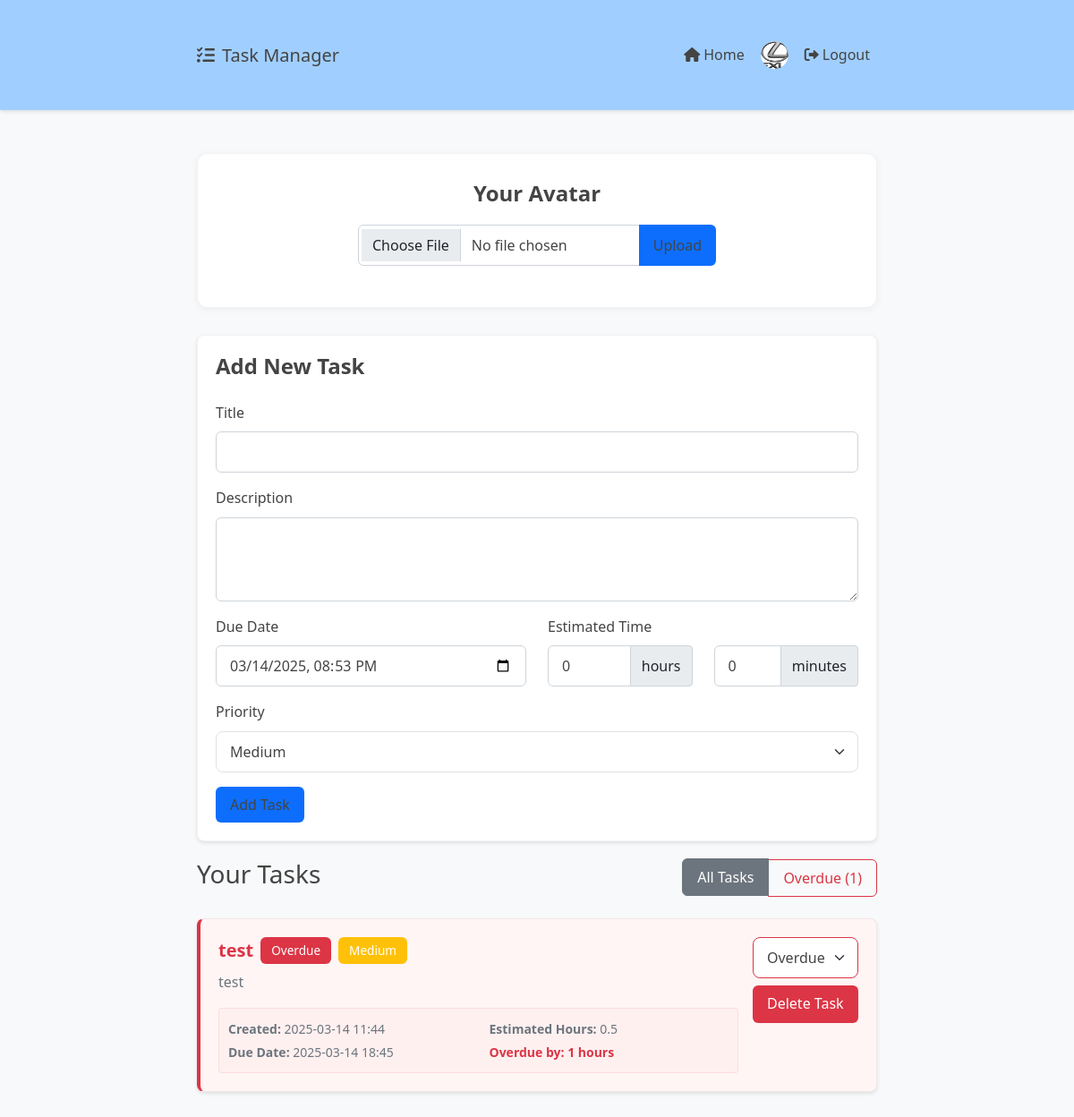
The page / (signed in) on the database as committed earlier.
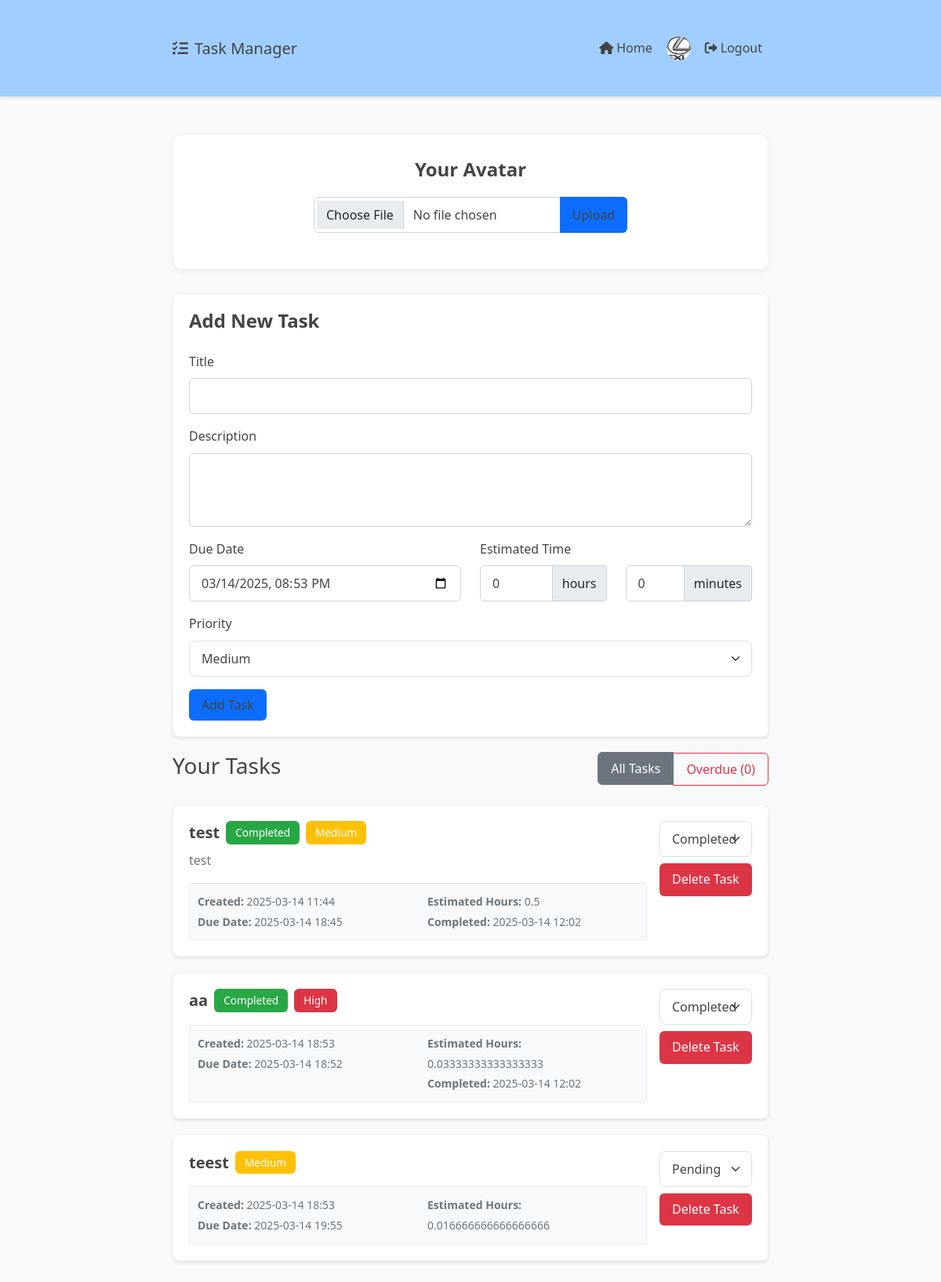
The same page on the database as committed later.
### app.py (models this page shows)
class User(UserMixin, db.Model):
    id = db.Column(db.Integer, primary_key=True)
    username = db.Column(db.String(80), unique=True, nullable=False)
    password_hash = db.Column(db.String(120), nullable=False)
    role = db.Column(db.String(20), nullable=False, default='user')
    avatar_path = db.Column(db.String(200))
    tasks = db.relationship('Task', backref='user', lazy=True)

class Task(db.Model):
    id = db.Column(db.Integer, primary_key=True)
    title = db.Column(db.String(100), nullable=False)
    description = db.Column(db.Text)
    status = db.Column(db.String(20), default='pending')
    created_at = db.Column(db.DateTime, default=datetime.utcnow)
    due_date = db.Column(db.DateTime, nullable=False)
    finished_at = db.Column(db.DateTime)
    estimated_hours = db.Column(db.Float, nullable=False, default=1.0)
    priority = db.Column(db.String(20), default='medium')
    user_id = db.Column(db.Integer, db.ForeignKey('user.id'), nullable=False)
    @property
    def priority_color(self):
        return {
            'low': 'info',
            'medium': 'warning',
            'high': 'danger'
        }.get(self.priority, 'secondary')
    @property
    def current_status(self):
        if self.status == 'completed':
            return 'completed'
        elif self.due_date < datetime.now() and self.status != 'completed':
            return 'overdue'
        elif self.status == 'in_progress':
            return 'in_progress'
        else:
            return 'pending'

### app.py (the view)
@app.route('/')
@login_required
def index():
    tasks = Task.query.filter_by(user_id=current_user.id).all()
    now = datetime.now()
    overdue_tasks = Task.query.filter(
        Task.user_id == current_user.id,
        Task.status != 'completed',
        Task.due_date < now
    ).all()
    critical_overdue = [] # Trễ > 24h
    today_overdue = []   # Trễ < 24h
    for task in overdue_tasks:
        hours_overdue = (now - task.due_date).total_seconds() / 3600
        if hours_overdue > 24:
            critical_overdue.append(task)
        else:
            today_overdue.append(task)
    overdue_stats = {
        'total': len(overdue_tasks),
        'critical': len(critical_overdue),
        'today': len(today_overdue)
    }
    return render_template('index.html',
                         tasks=tasks,
                         overdue_stats=overdue_stats,
                         critical_overdue=critical_overdue,
                         today_overdue=today_overdue,
                         now=now)

### templates/index.html (shortened to what this page needs)
{% extends "base.html" %}
{% block content %}
<div class="container py-4">
    <div class="row">
        <div class="col-12">
            <div class="avatar-section">
                <h3>Your Avatar</h3>
                <form action="{{ url_for('upload_avatar') }}" method="post" enctype="multipart/form-data">
                    <div class="input-group mb-3">
                        <input type="file" class="form-control" name="avatar" accept="image/*" required>
                        <button class="btn btn-primary" type="submit">Upload</button>
                    </div>
                </form>
            </div>
            <div class="task-card">
                <h3>Add New Task</h3>
                <form action="{{ url_for('add_task') }}" method="post">
                    <div class="mb-3">
                        <label for="title" class="form-label">Title</label>
                        <input type="text" class="form-control" id="title" name="title" required>
                    </div>
                    <div class="mb-3">
                        <label for="description" class="form-label">Description</label>
                        <textarea class="form-control" id="description" name="description" rows="3"></textarea>
                    </div>
                    <div class="row">
                        <div class="col-md-6 mb-3">
                            <label for="due_date" class="form-label">Due Date</label>
                            <input type="datetime-local" class="form-control" id="due_date" name="due_date" required>
                        </div>
                        <div class="col-md-6 mb-3">
                            <label class="form-label">Estimated Time</label>
                            <div class="row">
                                <div class="col-6">
                                    <div class="input-group">
                                        <input type="number" class="form-control" id="hours" name="hours"
                                               min="0" value="0" required>
                                        <span class="input-group-text">hours</span>
                                    </div>
                                </div>
                                <div class="col-6">
                                    <div class="input-group">
                                        <input type="number" class="form-control" id="minutes" name="minutes"
                                               min="0" max="59" value="0" required>
                                        <span class="input-group-text">minutes</span>
                                    </div>
                                </div>
                            </div>
                        </div>
                    </div>
                    <div class="mb-3">
                        <label for="priority" class="form-label">Priority</label>
                        <select class="form-select" id="priority" name="priority" required>
                            <option value="medium" selected>Medium</option>
                        </select>
                    </div>
                    <button type="submit" class="btn btn-primary">Add Task</button>
                </form>
            </div>
            <div id="tasks-section">
                <div class="d-flex justify-content-between align-items-center mb-4">
                    <h3>Your Tasks</h3>
                    <div class="btn-group">
                        <button type="button" class="btn btn-outline-secondary active" data-filter="all">
                            All Tasks
                        </button>
                        <button type="button" class="btn btn-outline-danger" data-filter="overdue">
                            Overdue ({{ overdue_stats.total }})
                        </button>
                    </div>
                </div>
                {% for task in tasks %}
                <div class="task-card {% if task.status != 'completed' and task.due_date < now %}task-overdue{% endif %}">
                    <div class="d-flex justify-content-between align-items-start">
                        <div class="flex-grow-1">
                            <div class="d-flex align-items-center gap-2 mb-2">
                                <h5 class="mb-0">{{ task.title }}</h5>
                                {% if task.status != 'completed' and task.due_date < now %}
                                    <span class="badge bg-danger">Overdue</span>
                                {% endif %}
                                {% if task.status == 'completed' %}
                                    <span class="badge bg-success">Completed</span>
                                {% endif %}
                                <span class="badge bg-{{ task.priority_color }}">{{ task.priority|title }}</span>
                            </div>
                            <p class="text-muted mb-3">{{ task.description }}</p>
                            <div class="task-info">
                                <div class="row">
                                    <div class="col-md-6">
                                        <small class="text-muted">
                                            <strong>Created:</strong> {{ task.created_at.strftime('%Y-%m-%d %H:%M') }}<br>
                                            <strong>Due Date:</strong> {{ task.due_date.strftime('%Y-%m-%d %H:%M') }}
                                        </small>
                                    </div>
                                    <div class="col-md-6">
                                        <small class="text-muted">
                                            <strong>Estimated Hours:</strong> {{ task.estimated_hours }}<br>
                                            {% if task.due_date < now and task.status != 'completed' %}
                                                <strong class="text-danger">
                                                    Overdue by: {{ ((now - task.due_date).total_seconds() / 3600)|round|int }} hours
                                                </strong>
                                            {% endif %}
                                            {% if task.finished_at %}
                                                <strong>Completed:</strong> {{ task.finished_at.strftime('%Y-%m-%d %H:%M') }}
                                            {% endif %}
                                        </small>
                                    </div>
                                </div>
                            </div>
                        </div>
                        <div class="d-flex flex-column gap-2 ms-3">
                            <form action="{{ url_for('update_task_status', task_id=task.id) }}" method="post">
                                <select name="status" class="form-select {% if task.current_status == 'overdue' %}border-danger{% endif %}"
                                        onchange="this.form.submit()">
                                    <option value="pending" {% if task.status == 'pending' and task.current_status != 'overdue' %}selected{% endif %}>Pending</option>
                                    <option value="completed" {% if task.status == 'completed' %}selected{% endif %}>Completed</option>
                                    {% if task.current_status == 'overdue' and task.status != 'completed' %}
                                        <option value="overdue" selected>Overdue</option>
                                    {% endif %}
                                </select>
                            </form>
                            <form action="{{ url_for('delete_task', task_id=task.id) }}" method="post"
                                  onsubmit="return confirm('Are you sure you want to delete this task?');">
                                <button type="submit" class="delete-task">Delete Task</button>
                            </form>
                        </div>
                    </div>
                </div>
                {% else %}
                <div class="task-card">
                    <p class="text-muted text-center">No tasks yet. Add your first task above!</p>
                </div>
                {% endfor %}
            </div>
        </div>
    </div>
</div>
{% endblock %}

### templates/base.html (shortened to what this page needs)
<!DOCTYPE html>
<html lang="en">
<head>
    <link href="https://cdn.jsdelivr.net/npm/bootstrap@5.1.3/dist/css/bootstrap.min.css" rel="stylesheet">
    <link href="https://cdnjs.cloudflare.com/ajax/libs/font-awesome/6.0.0/css/all.min.css" rel="stylesheet">
    <link rel="stylesheet" href="{{ url_for('static', filename='css/style.css') }}">
</head>
<body>
    <nav class="navbar navbar-expand-lg">
        <div class="container">
            <a class="navbar-brand" href="{{ url_for('index') }}">
                <i class="fas fa-tasks me-2"></i>Task Manager
            </a>
            <div class="collapse navbar-collapse" id="navbarNav">
                <ul class="navbar-nav ms-auto align-items-center">
                    {% if current_user.is_authenticated %}
                        <li class="nav-item">
                            <a class="nav-link" href="{{ url_for('index') }}">
                                <i class="fas fa-home me-1"></i>Home
                            </a>
                        </li>
                        <li class="nav-item">
                            <div class="nav-link">
                                <div class="navbar-avatar">
                                    {% if current_user.avatar_path %}
                                        <img src="{{ url_for('static', filename=current_user.avatar_path) }}"
                                             alt="User Avatar" class="rounded-circle">
                                    {% else %}
                                        <img src="{{ url_for('static', filename='default-avatar.png') }}"
                                             alt="Default Avatar" class="rounded-circle">
                                    {% endif %}
                                </div>
                            </div>
                        </li>
                        <li class="nav-item">
                            <a class="nav-link" href="{{ url_for('logout') }}">
                                <i class="fas fa-sign-out-alt me-1"></i>Logout
                            </a>
                        </li>
                    {% endif %}
                </ul>
            </div>
        </div>
    </nav>
    <main class="py-4">
        {% block content %}{% endblock %}
    </main>
</body>
</html>

Rows that differ between the two databases and show on the page:
changed Task "test": finished_at (not shown) → "2025-03-14 12:02"; status "Overdue" → "Completed"; ((now-task.due_date).total_seconds()/3600)|round|int "1" → (not shown); status "Overdue Overdue by: hours" → "Completed"
added Task: title "aa", shows "Completed", priority "High", created_at "2025-03-14 18:53", due_date "2025-03-14 18:52", estimated_hours "0.03333333333333333", finished_at "2025-03-14 12:02", status "Completed"
added Task: title "teest", priority "Medium", created_at "2025-03-14 18:53", due_date "2025-03-14 19:55", estimated_hours "0.016666666666666666", status "Pending"
Other text that changed with them:
{{ overdue_stats.total }}: "1" → "0"
